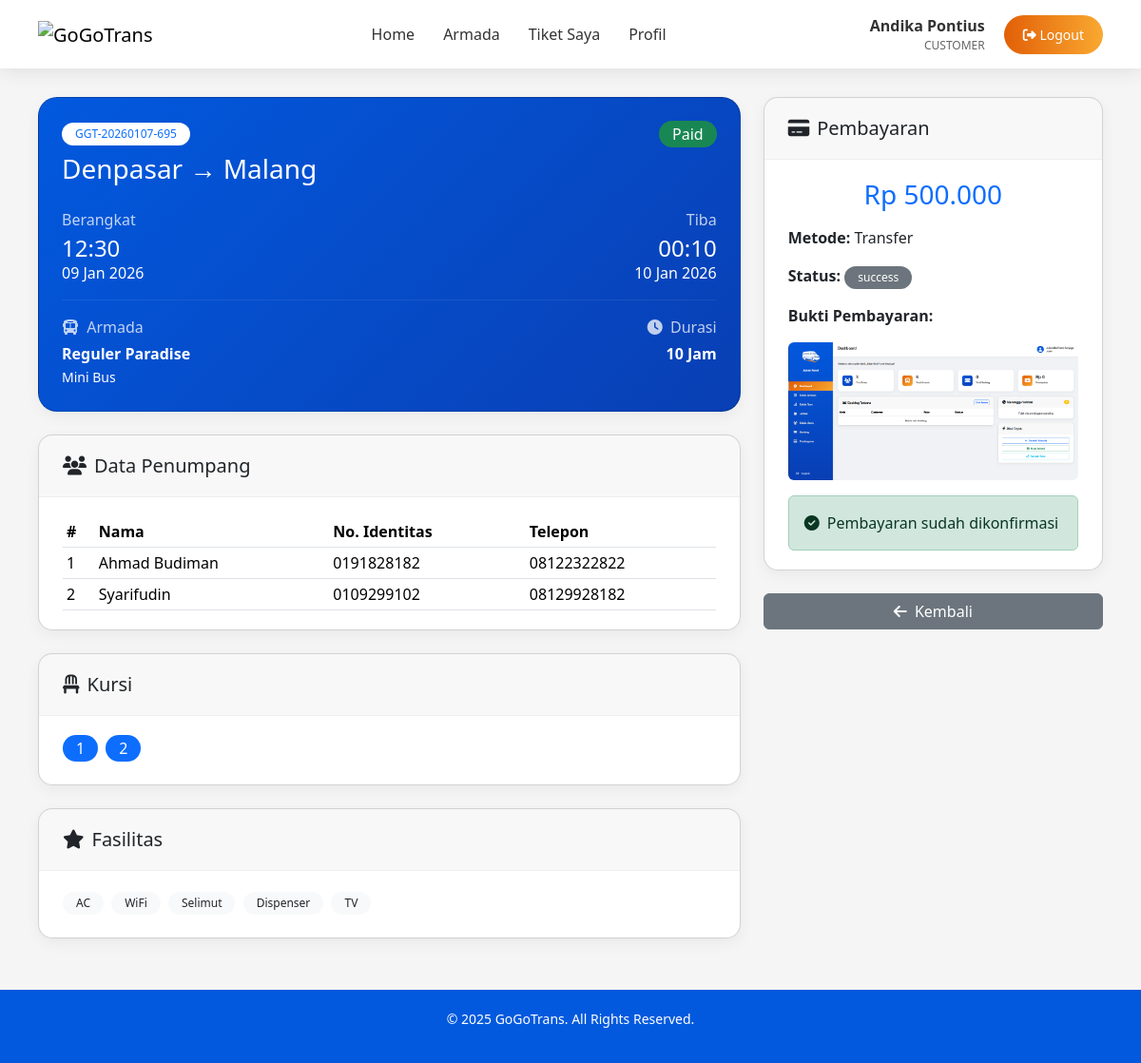
Screenshot of /user/booking-detail.php?id=4 (signed in) with the database file from the repository.
### tables this page shows
CREATE TABLE `tb_booking` (
  `booking_id` int NOT NULL AUTO_INCREMENT,
  `user_id` int NOT NULL,
  `schedule_id` int NOT NULL,
  `payment_id` int DEFAULT NULL,
  `booking_code` varchar(50) DEFAULT NULL,
  `total_amount` decimal(10,2) NOT NULL,
  `status` enum('pending','paid','cancelled','expired') DEFAULT 'pending',
  `created_at` datetime DEFAULT CURRENT_TIMESTAMP,
  PRIMARY KEY (`booking_id`),
  UNIQUE KEY `booking_code` (`booking_code`),
  KEY `idx_user` (`user_id`),
  KEY `idx_schedule` (`schedule_id`),
  KEY `fk_booking_payment` (`payment_id`),
  CONSTRAINT `fk_booking_payment` FOREIGN KEY (`payment_id`) REFERENCES `tb_payment_method` (`payment_id`),
  CONSTRAINT `fk_booking_schedule` FOREIGN KEY (`schedule_id`) REFERENCES `tb_schedule` (`schedule_id`) ON DELETE CASCADE,
  CONSTRAINT `fk_booking_user` FOREIGN KEY (`user_id`) REFERENCES `tb_user` (`user_id`) ON DELETE CASCADE
);

CREATE TABLE `tb_route` (
  `route_id` int NOT NULL AUTO_INCREMENT,
  `departure_city` varchar(100) NOT NULL,
  `arrival_city` varchar(100) NOT NULL,
  `distance_km` int DEFAULT NULL,
  `estimated_duration` varchar(50) DEFAULT NULL,
  `is_active` tinyint(1) DEFAULT '1',
  PRIMARY KEY (`route_id`)
);

CREATE TABLE `tb_schedule` (
  `schedule_id` int NOT NULL AUTO_INCREMENT,
  `route_id` int NOT NULL,
  `bus_id` int NOT NULL,
  `departure_time` datetime NOT NULL,
  `arrival_time` datetime NOT NULL,
  `price` decimal(10,2) NOT NULL,
  `status` enum('available','cancelled','finished') DEFAULT 'available',
  PRIMARY KEY (`schedule_id`),
  KEY `idx_route` (`route_id`),
  KEY `idx_bus` (`bus_id`),
  CONSTRAINT `fk_schedule_bus` FOREIGN KEY (`bus_id`) REFERENCES `tb_buss` (`bus_id`) ON DELETE CASCADE,
  CONSTRAINT `fk_schedule_route` FOREIGN KEY (`route_id`) REFERENCES `tb_route` (`route_id`) ON DELETE CASCADE
);

CREATE TABLE `tb_buss` (
  `bus_id` int NOT NULL AUTO_INCREMENT,
  `bus_number` varchar(50) NOT NULL,
  `model` varchar(100) NOT NULL,
  `bus_type` enum('big_bus','mini_bus','hiace','innova','avanza') DEFAULT 'big_bus',
  `description` text,
  `seat_capacity` int NOT NULL,
  `facilities` text,
  `image_url` varchar(255) DEFAULT NULL,
  `image_banner` varchar(255) DEFAULT NULL,
  `status` enum('active','maintenance','inactive') DEFAULT 'active',
  PRIMARY KEY (`bus_id`),
  UNIQUE KEY `bus_number` (`bus_number`)
);

CREATE TABLE `tb_passengers` (
  `passenger_id` int NOT NULL AUTO_INCREMENT,
  `booking_id` int NOT NULL,
  `name` varchar(100) NOT NULL,
  `identity_number` varchar(50) DEFAULT NULL,
  `phone` varchar(20) DEFAULT NULL,
  PRIMARY KEY (`passenger_id`),
  KEY `fk_passenger_booking` (`booking_id`),
  CONSTRAINT `fk_passenger_booking` FOREIGN KEY (`booking_id`) REFERENCES `tb_booking` (`booking_id`) ON DELETE CASCADE
);

CREATE TABLE `tb_booking_details` (
  `detail_id` int NOT NULL AUTO_INCREMENT,
  `booking_id` int NOT NULL,
  `seat_id` int NOT NULL,
  `price` decimal(10,2) NOT NULL,
  PRIMARY KEY (`detail_id`),
  UNIQUE KEY `unique_booking_seat` (`seat_id`,`booking_id`),
  KEY `idx_booking` (`booking_id`),
  KEY `idx_seat` (`seat_id`),
  CONSTRAINT `fk_detail_booking` FOREIGN KEY (`booking_id`) REFERENCES `tb_booking` (`booking_id`) ON DELETE CASCADE,
  CONSTRAINT `fk_detail_seat` FOREIGN KEY (`seat_id`) REFERENCES `tb_seat` (`seat_id`) ON DELETE CASCADE
);

CREATE TABLE `tb_seat` (
  `seat_id` int NOT NULL AUTO_INCREMENT,
  `bus_id` int NOT NULL,
  `seat_number` varchar(10) NOT NULL,
  PRIMARY KEY (`seat_id`),
  UNIQUE KEY `unique_seat_per_bus` (`bus_id`,`seat_number`),
  KEY `idx_bus_seat` (`bus_id`),
  CONSTRAINT `fk_seat_bus` FOREIGN KEY (`bus_id`) REFERENCES `tb_buss` (`bus_id`) ON DELETE CASCADE
);

CREATE TABLE `tb_payment_method` (
  `payment_id` int NOT NULL AUTO_INCREMENT,
  `booking_id` int DEFAULT NULL,
  `method` enum('transfer','ewallet','cash','qris','credit_card') NOT NULL,
  `amount` decimal(10,2) DEFAULT NULL,
  `payment_proof` varchar(255) DEFAULT NULL,
  `payment_status` enum('pending','success','failed') DEFAULT 'pending',
  `paid_at` datetime DEFAULT NULL,
  PRIMARY KEY (`payment_id`)
);

### user/booking-detail.php (the view, shortened to what this page needs)
<?php
require_once 'includes/header.php';
$bookingId = $_GET['id'] ?? null;
$userId = $_SESSION['user_id'];
$pdo = getDB();
$stmt = $pdo->prepare("
    SELECT bk.*, s.departure_time, s.arrival_time, s.price,
           b.model, b.bus_number, b.bus_type, b.facilities,
           r.departure_city, r.arrival_city, r.estimated_duration
    FROM tb_booking bk
    LEFT JOIN tb_schedule s ON bk.schedule_id = s.schedule_id
    LEFT JOIN tb_buss b ON s.bus_id = b.bus_id
    LEFT JOIN tb_route r ON s.route_id = r.route_id
    WHERE bk.booking_id = ? AND bk.user_id = ?
");
$stmt->execute([$bookingId, $userId]);
$booking = $stmt->fetch();
$stmt = $pdo->prepare("SELECT * FROM tb_passengers WHERE booking_id = ? ORDER BY passenger_id ASC");
$stmt->execute([$bookingId]);
$passengers = $stmt->fetchAll();
$seatsStmt = $pdo->prepare("
    SELECT bd.*, st.seat_number
    FROM tb_booking_details bd
    LEFT JOIN tb_seat st ON bd.seat_id = st.seat_id
    WHERE bd.booking_id = ?
");
$seatsStmt->execute([$bookingId]);
$seats = $seatsStmt->fetchAll();
$paymentStmt = $pdo->prepare("SELECT * FROM tb_payment_method WHERE booking_id = ? ORDER BY payment_id DESC LIMIT 1");
$paymentStmt->execute([$bookingId]);
$payment = $paymentStmt->fetch();
?>
<div class="row">
    <div class="col-md-8">
        <div class="card mb-4" style="background: linear-gradient(135deg, #0259de 0%, #093fb4 100%); color: white; border-radius: 20px;">
            <div class="card-body p-4">
                <div class="d-flex justify-content-between align-items-start mb-3">
                    <div>
                        <span class="badge bg-white text-primary mb-2"><?php echo htmlspecialchars($booking['booking_code']); ?></span>
                        <h3 class="mb-0"><?php echo htmlspecialchars($booking['departure_city']); ?> → <?php echo htmlspecialchars($booking['arrival_city']); ?></h3>
                    </div>
                    <?php
                    $statusClass = match($booking['status']) {
                        'paid' => 'bg-success',
                        'pending' => 'bg-warning text-dark',
                        'cancelled' => 'bg-danger',
                        default => 'bg-secondary'
                    };
                    ?>
                    <span class="badge <?php echo $statusClass; ?> fs-6"><?php echo ucfirst($booking['status']); ?></span>
                </div>
                <div class="row mt-4">
                    <div class="col-6">
                        <p class="mb-1 opacity-75">Berangkat</p>
                        <h4 class="mb-0"><?php echo formatDate($booking['departure_time'], 'H:i'); ?></h4>
                        <p class="mb-0"><?php echo formatDate($booking['departure_time'], 'd M Y'); ?></p>
                    </div>
                    <div class="col-6 text-end">
                        <p class="mb-1 opacity-75">Tiba</p>
                        <h4 class="mb-0"><?php echo formatDate($booking['arrival_time'], 'H:i'); ?></h4>
                        <p class="mb-0"><?php echo formatDate($booking['arrival_time'], 'd M Y'); ?></p>
                    </div>
                </div>
                <hr style="border-color: rgba(255,255,255,0.3);">
                <div class="row">
                    <div class="col-6">
                        <p class="mb-1 opacity-75"><i class="fa-solid fa-bus me-1"></i> Armada</p>
                        <p class="mb-0"><strong><?php echo htmlspecialchars($booking['model'] ?: $booking['bus_number']); ?></strong></p>
                        <small><?php echo getBusTypeLabel($booking['bus_type']); ?></small>
                    </div>
                    <div class="col-6 text-end">
                        <p class="mb-1 opacity-75"><i class="fa-solid fa-clock me-1"></i> Durasi</p>
                        <p class="mb-0"><strong><?php echo $booking['estimated_duration'] ?: '-'; ?></strong></p>
                    </div>
                </div>
            </div>
        </div>
        <?php if (!empty($passengers)): ?>
        <div class="card mb-4">
            <div class="card-header">
                <h5 class="mb-0"><i class="fa-solid fa-users me-2"></i>Data Penumpang</h5>
            </div>
            <div class="card-body">
                <table class="table table-sm mb-0">
                    <thead>
                        <tr><th>#</th><th>Nama</th><th>No. Identitas</th><th>Telepon</th></tr>
                    </thead>
                    <tbody>
                        <?php foreach ($passengers as $i => $p): ?>
                        <tr>
                            <td><?php echo $i + 1; ?></td>
                            <td><?php echo htmlspecialchars($p['name']); ?></td>
                            <td><?php echo $p['identity_number'] ?: '-'; ?></td>
                            <td><?php echo $p['phone'] ?: '-'; ?></td>
                        </tr>
                        <?php endforeach; ?>
                    </tbody>
                </table>
            </div>
        </div>
        <?php endif; ?>
        <?php if (!empty($seats)): ?>
        <div class="card mb-4">
            <div class="card-header">
                <h5 class="mb-0"><i class="fa-solid fa-chair me-2"></i>Kursi</h5>
            </div>
            <div class="card-body">
                <?php foreach ($seats as $seat): ?>
                <span class="badge bg-primary me-1 mb-1 fs-6"><?php echo htmlspecialchars($seat['seat_number']); ?></span>
                <?php endforeach; ?>
            </div>
        </div>
        <?php endif; ?>
        <?php if ($booking['facilities']): ?>
        <div class="card mb-4">
            <div class="card-header">
                <h5 class="mb-0"><i class="fa-solid fa-star me-2"></i>Fasilitas</h5>
            </div>
            <div class="card-body">
                <?php
                $facilities = explode(',', $booking['facilities']);
                foreach ($facilities as $f): ?>
                <span class="badge bg-light text-dark me-1 mb-1"><?php echo trim($f); ?></span>
                <?php endforeach; ?>
            </div>
        </div>
        <?php endif; ?>
    </div>
    <div class="col-md-4">
        <div class="card mb-4">
            <div class="card-header">
                <h5 class="mb-0"><i class="fa-solid fa-credit-card me-2"></i>Pembayaran</h5>
            </div>
            <div class="card-body">
                <div class="text-center mb-3">
                    <h3 class="text-primary"><?php echo formatRupiah($booking['total_amount']); ?></h3>
                </div>
                <?php if ($payment): ?>
                <p><strong>Metode:</strong> <?php echo ucfirst($payment['method'] ?? 'Transfer'); ?></p>
                <p><strong>Status:</strong> <?php echo getStatusBadge($payment['payment_status']); ?></p>
                <?php if ($payment['payment_proof']): ?>
                <p><strong>Bukti Pembayaran:</strong></p>
                <img src="../admin/<?php echo htmlspecialchars($payment['payment_proof']); ?>" class="img-fluid rounded mb-3" alt="Bukti bayar">
                <?php endif; ?>
                <?php if ($payment['payment_status'] === 'success'): ?>
                <div class="alert alert-success mb-0">
                    <i class="fa-solid fa-check-circle me-1"></i> Pembayaran sudah dikonfirmasi
                </div>
                <?php endif; ?>
                <?php else: ?>
                <p class="text-muted">Belum ada data pembayaran</p>
                <?php endif; ?>
            </div>
        </div>
        <a href="bookings.php" class="btn btn-secondary w-100">
            <i class="fa-solid fa-arrow-left me-1"></i> Kembali
        </a>
    </div>
</div>
<?php require_once 'includes/footer.php'; ?>

### admin/templates/functions.php (shortened to what this page needs)
<?php
function formatRupiah($amount) {
    return 'Rp ' . number_format($amount, 0, ',', '.');
}
function formatDate($date, $format = 'd M Y H:i') {
    return date($format, strtotime($date));
}
function getBusTypeLabel($type) {
    $labels = [
        'big_bus' => 'Bus Pariwisata',
        'mini_bus' => 'Mini Bus',
        'hiace' => 'Toyota Hiace',
    ];
    if (isset($labels[$type])) {
        return $labels[$type];
    } else {
        return $type;
    }
}
function getStatusBadge($status) {
    $badges = [
        'active' => '<span class="badge bg-success">Active</span>',
        'inactive' => '<span class="badge bg-secondary">Inactive</span>',
        'maintenance' => '<span class="badge bg-warning">Maintenance</span>',
        'pending' => '<span class="badge bg-warning">Pending</span>',
        'paid' => '<span class="badge bg-success">Paid</span>',
        'success' => '<span class="badge bg-success">Success</span>',
        'cancelled' => '<span class="badge bg-danger">Cancelled</span>',
        'failed' => '<span class="badge bg-danger">Failed</span>',
        'expired' => '<span class="badge bg-secondary">Expired</span>',
        'available' => '<span class="badge bg-success">Available</span>',
        'finished' => '<span class="badge bg-info">Finished</span>',
    ];
    if (isset($badges[$status])) {
        return $badges[$status];
    } else {
        return "<span class='badge bg-secondary'>{$status}</span>";
    }
}

### assets/css/user.css (style rules this page uses)
* { margin: 0; padding: 0; box-sizing: border-box; }
body { font-family: MyCustomFont1, 'Segoe UI', sans-serif; background: #f5f5f5; min-height: 100vh; display: flex; flex-direction: column; }
.card { background: #fff; border-radius: 15px; box-shadow: 0 5px 15px rgba(0,0,0,0.05); overflow: hidden; }
.card-header { padding: 20px 25px; border-bottom: 1px solid #eee; }
.card-body { padding: 20px 25px; }
.badge { display: inline-block; padding: 6px 14px; border-radius: 20px; font-size: 12px; font-weight: 500; }

### rows the page displays
tb_booking: booking_code "GGT-20260107-695", tb_route.departure_city "Denpasar", tb_route.arrival_city "Malang", status "Paid", schedule.departure_time "12:30", schedule.departure_time "09 Jan 2026", schedule.arrival_time "00:10", schedule.arrival_time "10 Jan 2026", tb_buss.model "Reguler Paradise", tb_buss.bus_type "Mini Bus", tb_route.estimated_duration "10 Jam", tb_buss.facilities "AC", tb_buss.facilities "WiFi", tb_buss.facilities "Selimut", tb_buss.facilities "Dispenser", tb_buss.facilities "TV", total_amount "Rp 500.000"
tb_passengers: name "Ahmad Budiman", identity_number "0191828182", phone "08122322822"
tb_passengers: name "Syarifudin", identity_number "0109299102", phone "08129928182"
tb_booking_details: seat.seat_number "1"
tb_booking_details: seat.seat_number "2"
tb_payment_method: method "Transfer", payment_status "success", payment_proof (picture)

### other values shown
$nama "Andika Pontius"
$role "CUSTOMER"
